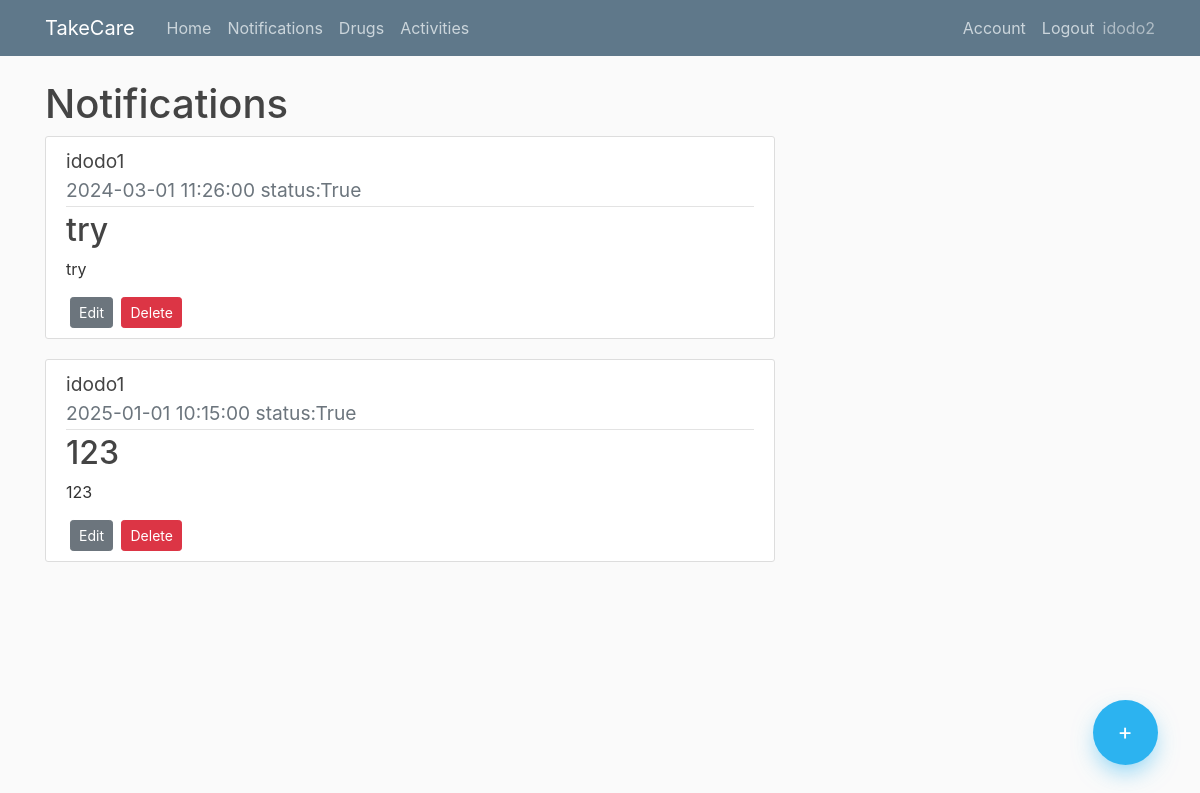
Before: /notification (signed in) with the older database file.
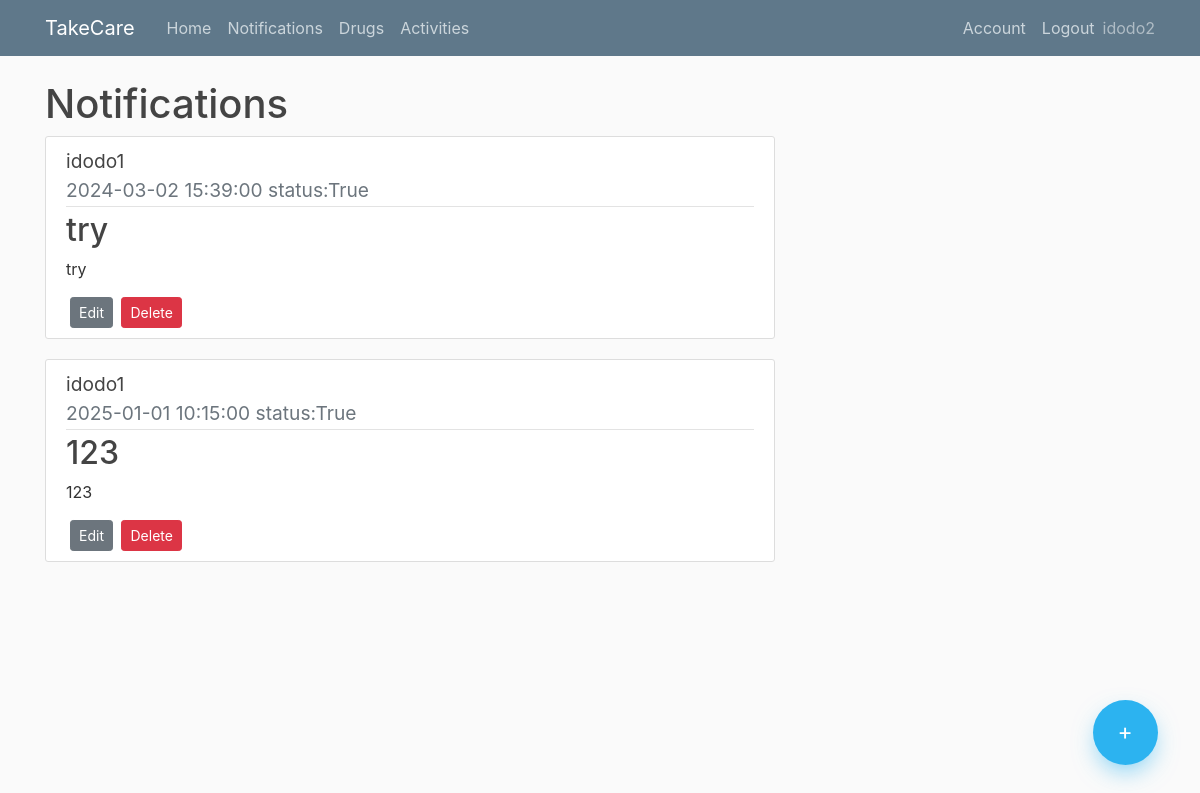
After: the same page with the newer database file.
### app/models.py (models this page shows, shortened)
class Notification(db.Model):
    id = db.Column(db.Integer, primary_key=True)
    title = db.Column(db.String(150),nullable=False)
    content = db.Column(db.Text,nullable=False)
    date = db.Column(db.Date,nullable=False)
    time = db.Column(db.Time,nullable=False)
    took = db.Column(db.Boolean, nullable=False)
    user_id = db.Column(db.Integer, db.ForeignKey('user.id'), nullable=False)
    elderly_user_id = db.Column(db.Integer, db.ForeignKey('elderlyuser.id'), nullable=False)

### app/routes.py (the view)
@app.route("/notification")
@login_required
def notification():
    if current_user.is_authenticated:
        notifications = Notification.query.filter_by(user_id=current_user.id).order_by(Notification.date.asc()).order_by(Notification.time.asc())
        eldelys = Elderlyuser.query.filter_by(user_id=current_user.id)
        eldelys_dict = {i.id: i.username for i in eldelys}
        return render_template("notification.html",notifications=notifications,eldelys_dict=eldelys_dict, title="Notification")
    else:
        return render_template("home.html")

### app/models.py (called while the page is built)
@login_manager.user_loader
def load_user(user_id):
    return User.query.get(int(user_id))

### app/templates/notification.html (shortened to what this page needs)
{% extends "layout.html" %}
{% block content %}
    <h1>Notifications</h1>
    <div class="floating-container">
        <a class="floating-button" href="{{ url_for('add_notification')}}"> +</a>
    </div>
    {% if notifications.count() == 0  %}
        <h3>No notifications found</h3>
    {% else %}
        {% for notification in notifications %}
          <article class="media content-section">
            <div class="media-body">
                <div class="article-title">
                    <big>{{ eldelys_dict[notification.elderly_user_id] }}</big>
                </div>
              <div class="article-metadata">
                <big class="text-muted"> {{ notification.date.strftime('%Y-%m-%d') }}    {{ notification.time }}    status:{{notification.took}} </big>
              </div>
              <h2>{{ notification.title }}</h2>
              <p class="article-content">{{ notification.content }}</p>
              <a class="btn btn-secondary btn-sm ml-1" href="{{ url_for('edit_notification' ,notification_id=notification.id ) }}">Edit</a>
              <button type="button" class="btn btn-danger btn-sm ml-1" data-toggle="modal" data-target="#deleteModal{{notification.id}}">
                Delete
              </button>
            </div>
          </article>
        {% endfor %}
    {% endif %}
{% endblock content %}

Changed rows visible on the page:
changed Notification "try": date "2024-03-01" → "2024-03-02"; time "11:26:00" → "15:39:00"
